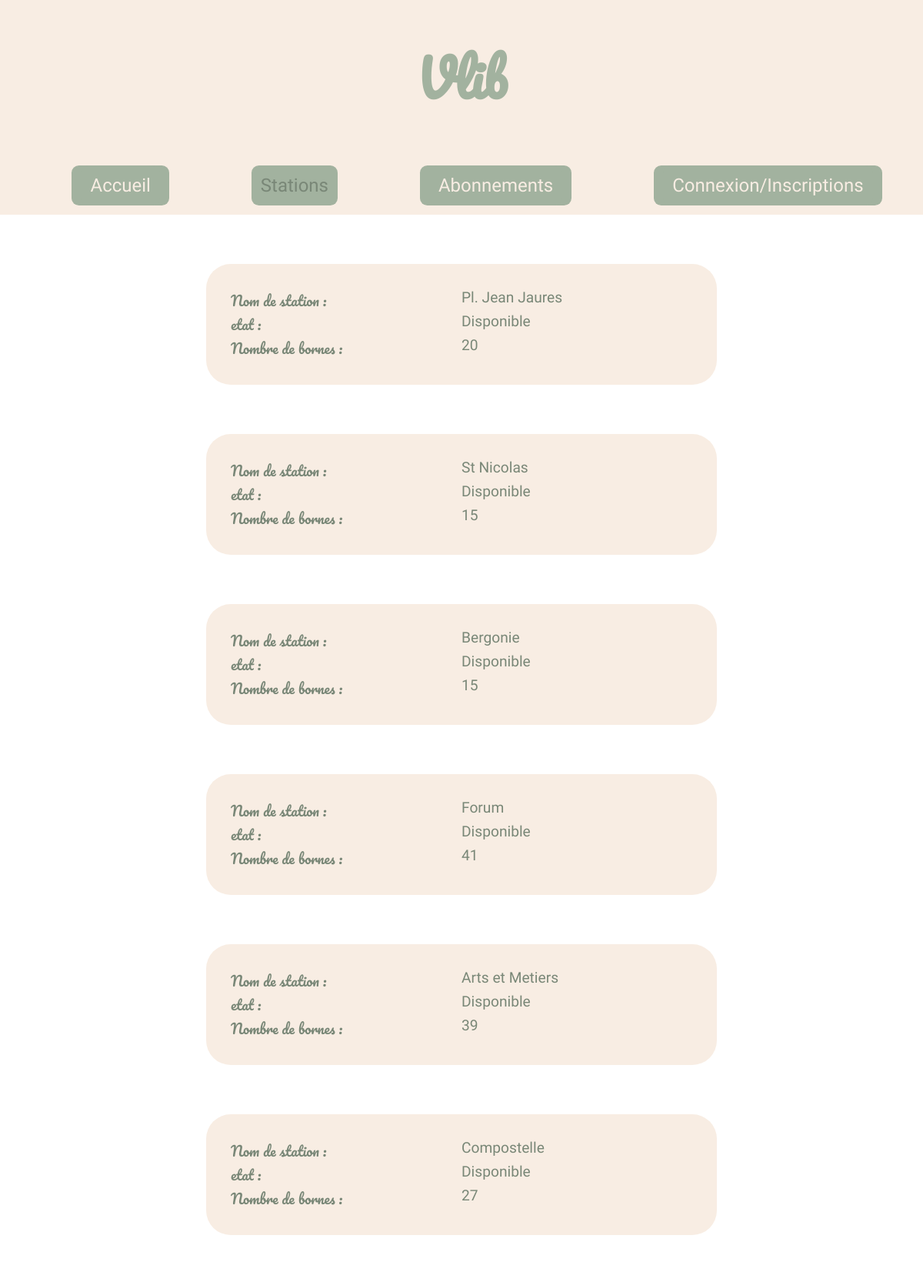
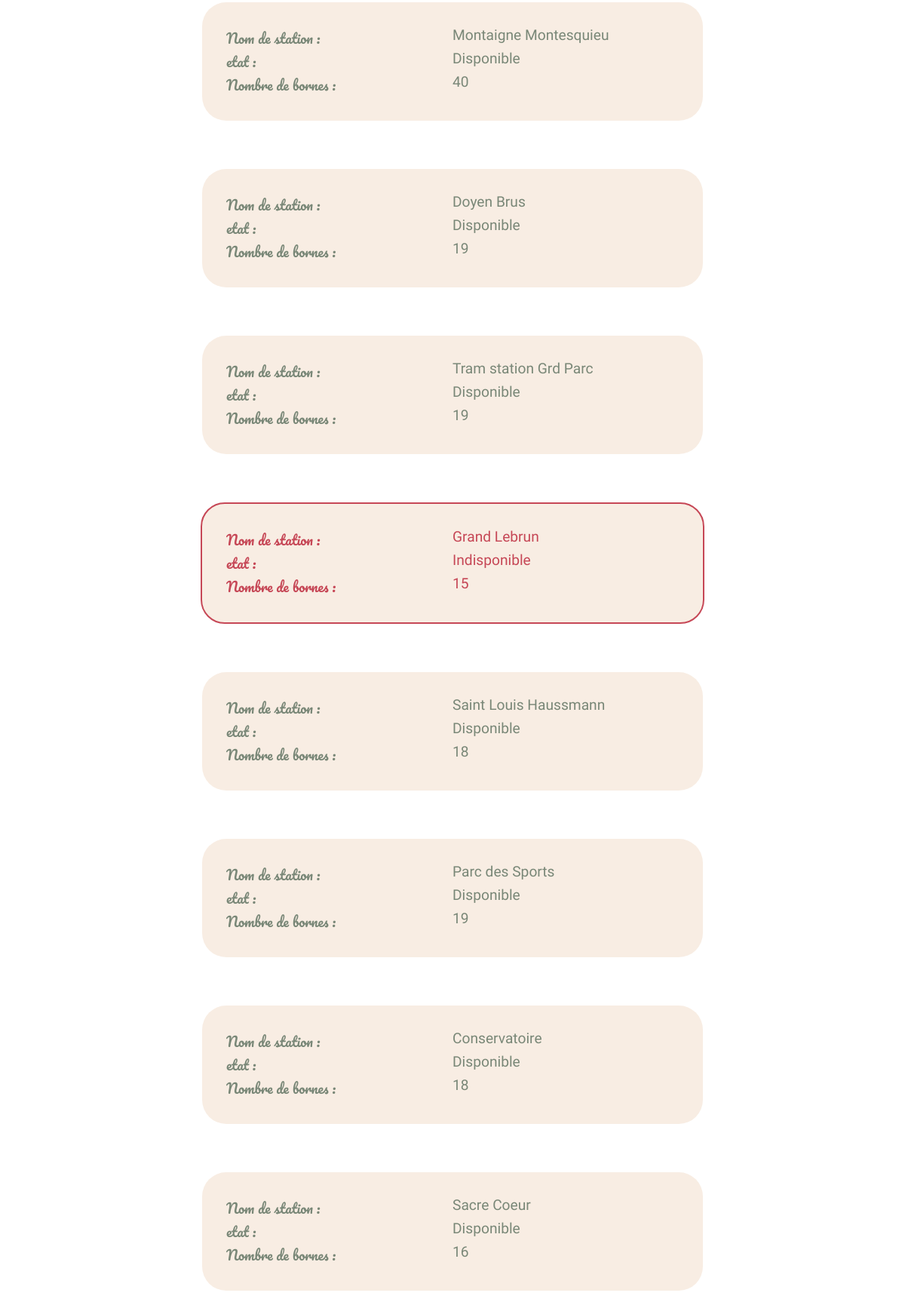
Screenshot of /index.php?vlibMP=stations (upper part) with the database file from the repository (2 pictures, top to bottom).
### tables this page shows
CREATE TABLE IF NOT EXISTS `station` (
    `NUMS` varchar(128) NOT NULL,
    `ETATS` varchar(128) DEFAULT NULL,
    `NOMS` varchar(128) DEFAULT NULL,
    `SITUATIONS` varchar(128) DEFAULT NULL,
    `CAPACITES` bigint(4) DEFAULT NULL,
    `NUMBORNE` varchar(128) DEFAULT NULL,
    PRIMARY KEY (`NUMS`)
    );

### controleurs/controleurPrincipal.php (called while the page is built, shortened)
<?php
if(isset($_SESSION["dataUser"]))
{
    $vlibMP = new Menu("menuPrincipal");
    $vlibMP->ajouterComposant($vlibMP->creerItemLien("infoUtilisateur", "Mes infos"));
    $vlibMP->ajouterComposant($vlibMP->creerItemLien("parametre", "Modifier mes options"));
    $vlibMP->ajouterComposant($vlibMP->creerItemLien("rervations", "Réserver  🚲"));
    $vlibMP->ajouterComposant($vlibMP->creerItemLien("deconnexion", "Se déconnecter ❌"));
    $menuPrincipal = $vlibMP->creerMenu($_SESSION['vlibMP'],'vlibMP');
}else{
    $vlibMP = new Menu("menuPrincipal");
    $vlibMP->ajouterComposant($vlibMP->creerItemLien("accueil", "Accueil"));
    $vlibMP->ajouterComposant($vlibMP->creerItemLien("stations", "Stations"));
    $vlibMP->ajouterComposant($vlibMP->creerItemLien("abonnements", "Abonnements"));
    $vlibMP->ajouterComposant($vlibMP->creerItemLien("connexionAuth", "Connexion/Inscriptions"));
    $menuPrincipal = $vlibMP->creerMenu($_SESSION['vlibMP'],'vlibMP');
}
include_once dispatcher::dispatch($_SESSION['vlibMP']);
?>

### modele/DTO/Station.php (called while the page is built, shortened)
<?php
    class Station
    {
        private $ETATS;
        private $NOMS;
        private  $NUMBORNE;
        public function getNUMBORNE()
        {
            return $this->NUMBORNE;
        }
        public function setNUMBORNE($NUMBORNE)
        {
            $this->NUMBORNE=$NUMBORNE;
        }
        public function getETATS(){
            return $this->ETATS;
        }
        public function setETATS($ETATS){
            $this->ETATS = $ETATS;
        }
        public function getNOMS(){
            return $this->NOMS;
        }
        public function setNOMS($NOMS){
            $this->NOMS = $NOMS;
        }
    }

### lib/autoLoader.php (called while the page is built, shortened)
<?php
class Autoloader{
    static function autoloadDto($class){
        $file = 'modele/DTO/' . lcfirst($class) . '.php';
    }
    static function autoloadLib($class){
        $file = 'lib/' . lcfirst($class) . '.php';
    }
    static function autoloadDao($class){
        $file = 'modele/DAO/' . lcfirst($class) . '.php';
    }
    static function autoloadTrait($class){
        $file = 'modele/traits/' . lcfirst($class) . '.php';
    }
}

### modele/DAO/dBConnex.php (called while the page is built, shortened)
<?php
class DBConnex extends PDO{
    private static $instance;
    public static function getInstance(){
        if ( !self::$instance ){
            self::$instance = new DBConnex();
        }
        return self::$instance;
    }
}

### modele/DAO/stationsDAO.php (called while the page is built, shortened)
<?php
class stationsDAO
{
    public static function chargementTouteStations()
    {
        $sql="SELECT * FROM station";
        $req=DBConnex::getInstance()->prepare($sql);
        $req->execute();
        return $req->fetchAll(PDO::FETCH_ASSOC);
    }
}

### controleurs/controleurStations.php (the view)
<?php
$tab=stationsDAO::chargementTouteStations();
$tabObjStation=[];
foreach($tab as $uneStation)
{
    $stat=new Station();
    $stat->hydrate($uneStation);
    array_push($tabObjStation,$stat);
}
$affichageStation="";
foreach($tabObjStation as $station)
{
    if($station->getETATS()=="Disponible")
    {
        $affichageStation.=" <div class=\"StatDispo\">
        <div class ='tabStation'>
            <div class='intituleStat'>Nom de station : </div> <div class='infoStat'>".$station->getNOMS()."</div>
            <div class='intituleStat'>etat : </div><div class='infoStat'>".$station->getETATS()." </div>
            <div class='intituleStat'>Nombre de bornes : </div> <div class='infoStat'>".$station->getNUMBORNE()."</div>
        </div>
        </div>";
    }else
    {
        $affichageStation.=" <div class=\"StatIndispo\">
        <div class ='tabStation'>
            <div class='intituleStat'>Nom de station : </div> <div class='infoStat'>".$station->getNOMS()."</div>
            <div class='intituleStat'>etat : </div><div class='infoStat'>".$station->getETATS()." </div>
            <div class='intituleStat'>Nombre de bornes : </div> <div class='infoStat'>".$station->getNUMBORNE()."</div>
        </div>
        </div>";
    }
}
require_once "vues/station.php";

### index.php (shortened to what this page needs)
<?php
    require_once 'lib/autoLoader.php';
?>
<!DOCTYPE html>
<html lang="fr">
	<head>
		<link rel="stylesheet" href="styles/style.css">
	</head>
	<body >
		<?php
			require_once 'controleurs/controleurPrincipal.php';
		?>
	</body>
</html>

### lib/menu.php (shortened to what this page needs)
<?php
class Menu{
	private $style;
	private $composants = array();
	public function __construct($unStyle){
		$this->style = $unStyle;
	}
	public function ajouterComposant($unComposant){
		$this->composants[] = $unComposant;
	}
	public function creerMenu($composantActif,$nomMenu){
		$menu = "<ul class = '" .  $this->style . "'>";
		foreach($this->composants as $composant){
			if($composant[0] == $composantActif){
				$menu .= "<li class = \"itemMenu\">";
				$menu .=  "<span class='actif'>" . $composant[1] ."</span>";
			}
			else{
				$menu .= "<li class = \"itemMenu\">";
				$menu .= "<a href='index.php?" . $nomMenu ;
				$menu .= "=" . $composant[0] . "' >";
				$menu .= "<span>" . $composant[1] ."</span>";
				$menu .= "</a>";
			}
			$menu .= "</li>";
		}
		$menu .= "</ul>";
		return $menu ;
	}
}

### vues/station.php (shortened to what this page needs)
<div class="container">
    <div class='header'>
        <?php include 'haut.php' ;?>
    </div>
    <div class="contentStation">
        <?php print($affichageStation)?>
    </div>

### vues/haut.php
<h1 class="titreSite">Vlib</h1>
</div>
<nav class="menuPrinc">
	<?php
	echo $menuPrincipal;
	?>
</nav>

### styles/style.css (style rules this page uses)
body { margin: 0; padding: 0; display: flex; flex-wrap: wrap; }
.container { display: flex; flex-direction: column; flex-basis: 100%; }
.header { display: flex; flex-direction: column; align-items: center; background-color: #f8ede3; }
.titreSite { font-family: 'Pacifico', cursive ; font-size: 4.1em; color:#a2b29f; }
.menuPrinc { font-family: 'Varela Round', sans-serif; font-size: 1.5em; background-color: #f8ede3; }
.menuPrincipal li a:link { text-decoration: none; }
.menuPrincipal { display: flex; flex-direction: row; flex-wrap: wrap; flex-basis: 100%; justify-content: space-around; list-style-type: none; text-decoration: none; }
.itemMenu * { padding: 0.5em; background-color: #a2b29f; border-radius: 0.4em; color:#f8ede3; }
.actif { color:#798777; }
.contentStation { display: flex; flex-direction: column; align-items: center; flex-basis: 100%; margin-top:2em; }
.StatDispo { margin:2em; background: #f8ede3; width: 50%; padding:2em; border-radius: 2em; }
.StatIndispo { margin:2em; background: #f8ede3; width: 50%; padding:2em; border-radius: 2em; border:2px #c64756 solid; }
.StatIndispo .intituleStat { color:#c64756; }
.StatIndispo .infoStat { color:#c64756; }
.tabStation { display: grid; flex-basis: 50%; grid-template-columns:repeat(2,50%); }
.intituleStat { grid-column: 1; font-family: 'Pacifico', cursive; font-size: large; color:#798777; }
.infoStat { grid-column: 2; font-family: 'Varela Round', sans-serif; color:#798777; font-size: larger; }

### rows the page displays
station: NOMS "Pl. Jean Jaures", ETATS "Disponible", NUMBORNE "20"
station: NOMS "St Nicolas", ETATS "Disponible", NUMBORNE "15"
station: NOMS "Bergonie", ETATS "Disponible", NUMBORNE "15"
station: NOMS "Forum", ETATS "Disponible", NUMBORNE "41"
station: NOMS "Arts et Metiers", ETATS "Disponible", NUMBORNE "39"
station: NOMS "Compostelle", ETATS "Disponible", NUMBORNE "27"
station: NOMS "Montaigne Montesquieu", ETATS "Disponible", NUMBORNE "40"
station: NOMS "Doyen Brus", ETATS "Disponible", NUMBORNE "19"
station: NOMS "Tram station Grd Parc", ETATS "Disponible", NUMBORNE "19"
station: NOMS "Grand Lebrun", ETATS "Indisponible", NUMBORNE "15"
station: NOMS "Saint Louis Haussmann", ETATS "Disponible", NUMBORNE "18"
station: NOMS "Parc des Sports", ETATS "Disponible", NUMBORNE "19"
station: NOMS "Conservatoire", ETATS "Disponible", NUMBORNE "18"
station: NOMS "Sacre Coeur", ETATS "Disponible", NUMBORNE "16"

### other values shown
$composant[1] "Accueil"
$composant[1] "Stations"
$composant[1] "Abonnements"
$composant[1] "Connexion/Inscriptions"
